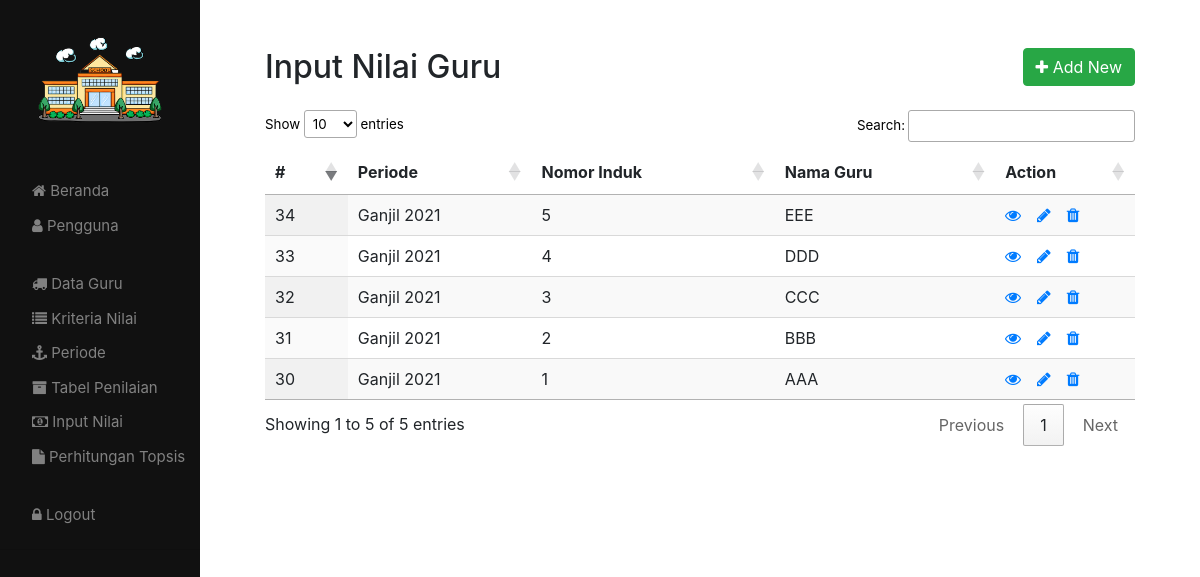
Page /inputnilai.php (signed in) on the committed database.
### tables this page shows
CREATE TABLE IF NOT EXISTS `nilaihead` (
  `id` int(11) NOT NULL AUTO_INCREMENT,
  `idperiode` int(11) NOT NULL,
  `idguru` int(11) NOT NULL,
  PRIMARY KEY (`id`)
);

CREATE TABLE IF NOT EXISTS `periode` (
  `id` int(11) NOT NULL AUTO_INCREMENT,
  `periode` varchar(255) NOT NULL,
  PRIMARY KEY (`id`)
);

CREATE TABLE IF NOT EXISTS `guru` (
  `id` int(11) NOT NULL AUTO_INCREMENT,
  `noInduk` varchar(255) NOT NULL,
  `namaGuru` varchar(255) NOT NULL,
  PRIMARY KEY (`id`)
);

### inputnilai.php (the view, shortened to what this page needs)
<?php
include 'config.php';
?>
<!DOCTYPE html>
<html lang="en">
<head>
    <link rel="stylesheet" type="text/css" href="style.css">
    <link rel="stylesheet" href="https://stackpath.bootstrapcdn.com/bootstrap/4.5.2/css/bootstrap.min.css">
    <link rel="stylesheet" href="https://maxcdn.bootstrapcdn.com/font-awesome/4.7.0/css/font-awesome.min.css">
    <link rel="stylesheet" type="text/css" href="https://cdn.datatables.net/1.11.3/css/jquery.dataTables.css">
</head>
<body>
<div class="main">
<div class="wrapper">
        <div class="container-fluid">
            <div class="row">
                <div class="col-md-12">
                    <div class="mt-5 mb-3 clearfix">
                        <h2 class="pull-left">Input Nilai Guru</h2>
                        <a href="createinputnilai.php" class="btn btn-success pull-right"><i class="fa fa-plus"></i> Add New </a>
                    </div>
                    <?php
                    $sql = "SELECT `a`.*,periode.periode,guru.noInduk,guru.namaGuru
                    FROM `nilaihead` AS `a`
                    INNER JOIN guru on a.idguru=guru.id
                    INNER JOIN periode on a.idperiode=periode.id";
                    if($result = mysqli_query($koneksi, $sql)){
                        if(mysqli_num_rows($result) > 0){
                            echo '<table class="display" width="100%" id="MyTable">';
                                echo "<thead>";
                                    echo "<tr>";
                                        echo "<th>#</th>";
                                        echo "<th>Periode</th>";
                                        echo "<th>Nomor Induk</th>";
                                        echo "<th>Nama Guru</th>";
                                        echo "<th>Action</th>";
                                    echo "</tr>";
                                echo "</thead>";
                                echo "<tbody>";
                                while($row = mysqli_fetch_array($result)){
                                    echo "<tr>";
                                        echo "<td>" . $row['id'] . "</td>";
                                        echo "<td>" . $row['periode'] . "</td>";
                                        echo "<td>" . $row['noInduk'] . "</td>";
                                        echo "<td>" . $row['namaGuru'] . "</td>";
                                        echo "<td>";
                                            echo '<a href="readinputnilai.php?id='. $row['id'] .'" class="mr-3" title="View Record" data-toggle="tooltip"><span class="fa fa-eye"></span></a>';
                                            echo '<a href="updateinputnilai.php?id='. $row['id'] .'" class="mr-3" title="Update Record" data-toggle="tooltip"><span class="fa fa-pencil"></span></a>';
                                            echo '<a href="deleteinputnilai.php?id='. $row['id'] .'" title="Delete Record" data-toggle="tooltip"><span class="fa fa-trash"></span></a>';
                                        echo "</td>";
                                    echo "</tr>";
                                }
                                echo "</tbody>";
                            echo "</table>";
                        } else{
                            echo '<div class="alert alert-danger"><em>No records were found.</em></div>';
                        }
                    } else{
                        echo "Oops! Something went wrong. Please try again later.";
                    }
                    ?>
                </div>
            </div>
        </div>
    </div>
                </div>
</body>
</html>

### style.css (style rules this page uses)
body { background: #ffffff; font-family: "Lato", sans-serif; }
.main { margin-left: 200px; }
.wrapper { width: 90%; margin: 0 auto; }
table tr td:last-child { width: 120px; }

### rows in the picture
nilaihead: id "30", idperiode.periode "Ganjil 2021", idguru.noInduk "1", idguru.namaGuru "AAA"
nilaihead: id "31", idperiode.periode "Ganjil 2021", idguru.noInduk "2", idguru.namaGuru "BBB"
nilaihead: id "32", idperiode.periode "Ganjil 2021", idguru.noInduk "3", idguru.namaGuru "CCC"
nilaihead: id "33", idperiode.periode "Ganjil 2021", idguru.noInduk "4", idguru.namaGuru "DDD"
nilaihead: id "34", idperiode.periode "Ganjil 2021", idguru.noInduk "5", idguru.namaGuru "EEE"
